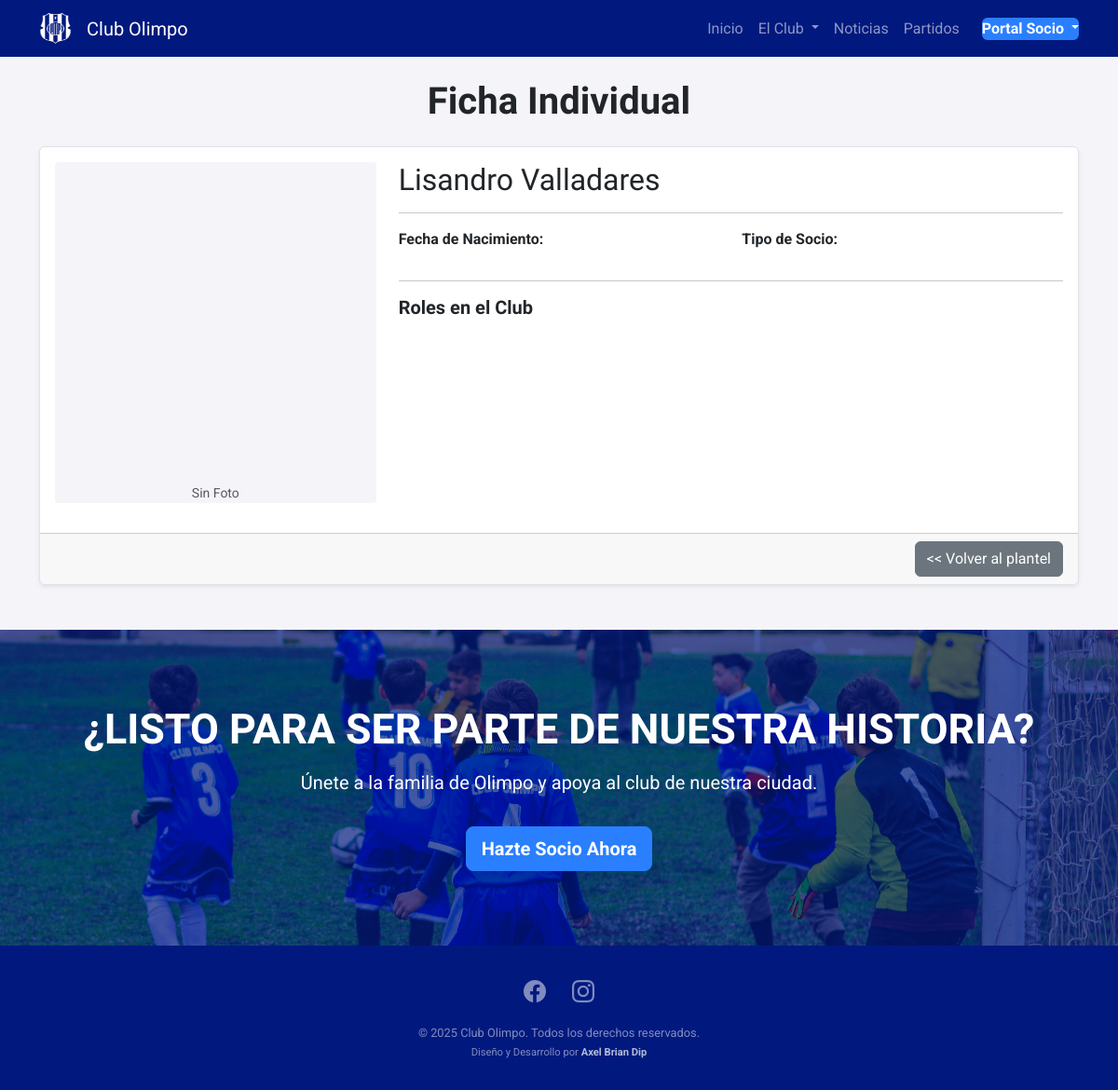
The page /members/plantel/2/ on the database as committed earlier.
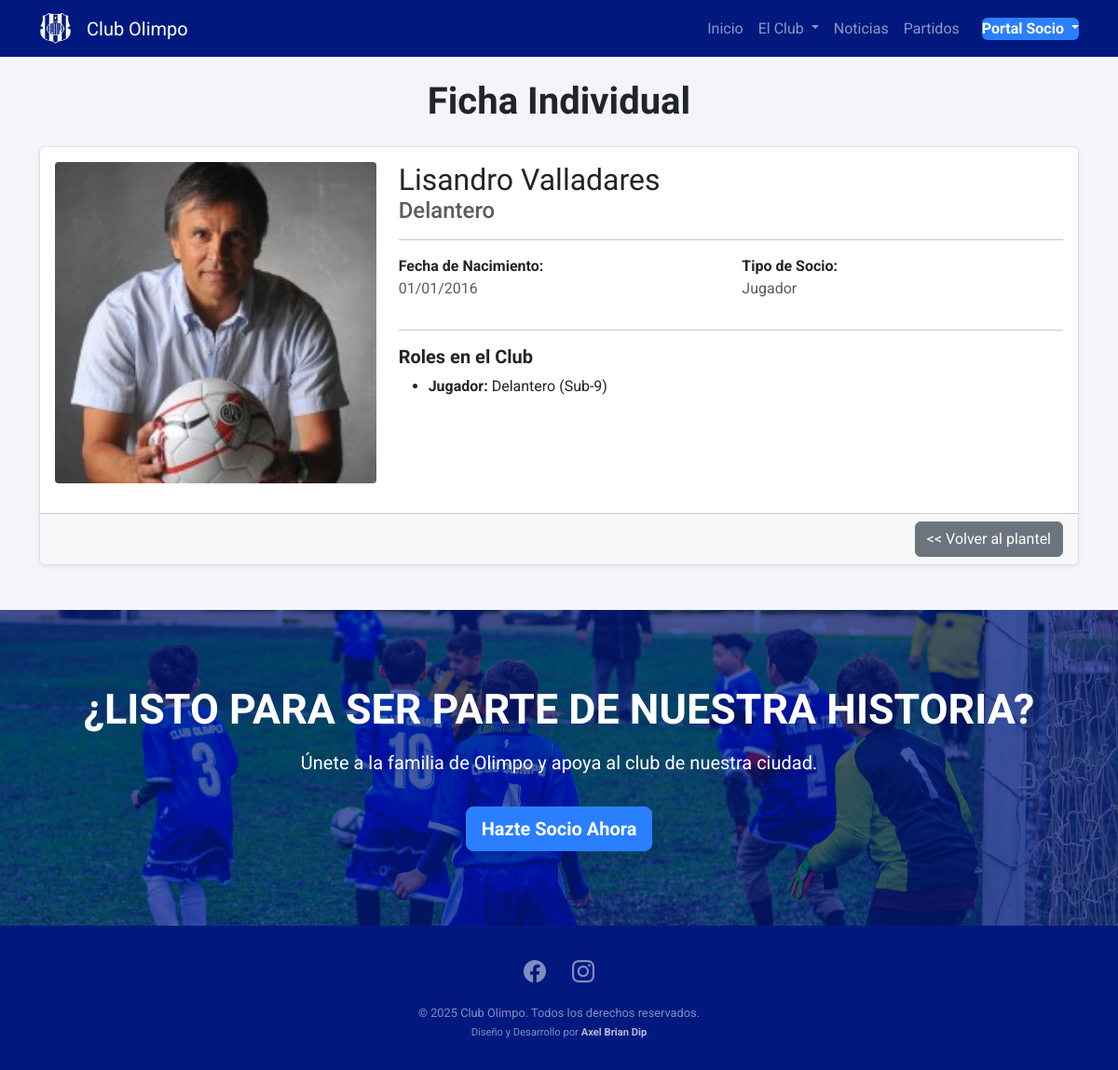
The same page on the database as committed later.
### members/models.py (models this page shows, shortened)
class Profile(models.Model):
    user = models.OneToOneField(User, on_delete=models.CASCADE)
    member_id = models.PositiveIntegerField(
        "Número de Socio",
        unique=True,
        default=get_next_member_id,
        editable=False # Hacemos que no se pueda editar desde el admin
    )
    date_of_birth = models.DateField("Fecha de Nacimiento", null=True, blank=True)
    dni = models.CharField("DNI", max_length=20, blank=True)
    address = models.CharField("Dirección", max_length=255, blank=True)
    phone_number = models.CharField("Teléfono", max_length=50, blank=True)
    profile_photo = models.ImageField("Foto de Perfil", upload_to='profile_photos/', blank=True, null=True)
    extra_photo_1 = models.ImageField("Foto Extra 1 (opcional)", upload_to='extra_photos/', blank=True, null=True)
    extra_photo_2 = models.ImageField("Foto Extra 2 (opcional)", upload_to='extra_photos/', blank=True, null=True)
    dni_photo_front = models.ImageField("Foto DNI (Frente)", upload_to='dni_photos/', blank=True, null=True)
    dni_photo_back = models.ImageField("Foto DNI (Dorso)", upload_to='dni_photos/', blank=True, null=True)
    member_type = models.ForeignKey(MemberType, on_delete=models.SET_NULL, null=True, blank=True, verbose_name="Tipo de Socio")
    is_on_roster = models.BooleanField("En Lista Oficial (para jugadores)", default=False)
    is_exempt = models.BooleanField("Cuota Bonificada", default=False)

class Role(models.Model):
    class Function(models.TextChoices):
        JUGADOR = 'JUG', 'Jugador'
        STAFF = 'STA', 'Cuerpo Técnico'
        DIRIGENTE = 'DIR', 'Dirigente'
    profile = models.ForeignKey('Profile', on_delete=models.CASCADE, related_name='roles')
    function = models.CharField("Función", max_length=3, choices=Function.choices)
    category = models.ForeignKey(Category, on_delete=models.SET_NULL, null=True, blank=True, verbose_name="Categoría (si aplica)")
    specific_position = models.CharField("Cargo Específico", max_length=100, help_text="Ej: Delantero, Tesorero, Director Técnico")
    specific_position = models.ForeignKey(
        SpecificPosition,
        on_delete=models.PROTECT,
        verbose_name="Cargo Específico"
    )
    class Meta:
        verbose_name = "Rol"
        verbose_name_plural = "Roles"

class SpecificPosition(models.Model):
    name = models.CharField("Nombre del Cargo", max_length=100, unique=True)
    class Meta:
        verbose_name = "Cargo Específico"
        verbose_name_plural = "Cargos Específicos"
        ordering = ['name']
    def __str__(self):
        return self.name

class MemberType(models.Model):
    name = models.CharField("Nombre del Tipo de Socio", max_length=100, unique=True)
    class Meta:
        verbose_name = "Tipo de Socio"
        verbose_name_plural = "Tipos de Socio"
        ordering = ['name']

class Category(models.Model):
    name = models.CharField("Nombre", max_length=100, unique=True)
    order = models.PositiveIntegerField("Orden", default=0, help_text="Menor número aparece primero")
    class Meta:
        verbose_name = "Categoría"
        verbose_name_plural = "Categorías"
        ordering = ['order', 'name']

### members/views.py (the view)
# urls.py: path('plantel/<int:pk>/', views.player_detail, name='player_detail'),
def player_detail(request, pk):
    profile = get_object_or_404(Profile, pk=pk)
    context = {'profile': profile}
    return render(request, 'members/player_detail.html', context)

### members/templates/members/player_detail.html (shortened to what this page needs)
{% extends 'base.html' %}
{% block content %}
<h1 class="mb-4 text-center">Ficha Individual</h1>
<div class="card shadow-sm">
    <div class="card-body">
        <div class="row">
            <div class="col-lg-4 text-center">
                <div class="player-detail-photo mx-auto mb-3">
                    {% if profile.profile_photo %}
                        <img src="{{ profile.profile_photo.url }}" alt="Foto de {{ profile.user.get_full_name }}">
                    {% else %}
                        <div class="d-flex align-items-center justify-content-center h-100"><small class="text-muted">Sin Foto</small></div>
                    {% endif %}
                </div>
            </div>
            <div class="col-lg-8">
                <h1 class="h2 mb-0">{{ profile.user.get_full_name }}</h1>
                <p class="h4 text-muted">
                    {{ profile.roles.first.specific_position }}
                </p>
                <hr>
                <div class="row">
                    <div class="col-md-6 mb-3">
                        <strong>Fecha de Nacimiento:</strong>
                        <p class="text-muted mb-0">{{ profile.date_of_birth|date:"d/m/Y" }}</p>
                    </div>
                    <div class="col-md-6 mb-3">
                        <strong>Tipo de Socio:</strong>
                        <p class="text-muted mb-0">{{ profile.member_type.name }}</p>
                    </div>
                </div>
                <hr>
                <h5>Roles en el Club</h5>
                <ul>
                {% for role in profile.roles.all %}
                    <li>
                        <strong>{{ role.get_function_display }}:</strong> {{ role.specific_position }}
                        {% if role.category %} ({{ role.category.name }}){% endif %}
                    </li>
                {% endfor %}
                </ul>
            </div>
        </div>
    </div>
    <div class="card-footer text-end">
        <a href="{% url 'player_list' %}" class="btn btn-secondary"><< Volver al plantel</a>
    </div>
</div>
{% endblock %}

Rows that differ between the two databases and show on the page:
changed Profile "Lisandro Valladares": profile_photo: picture added; roles.first.specific_position (not shown) → "Delantero"; date_of_birth (not shown) → "01/01/2016"; member_type.name (not shown) → "Jugador"; profile_photo empty → "profile_photos/dip.jfif" (drawn)
added Role: function "Jugador", specific_position "Delantero", category.name "Sub-9"
Other text that changed with them:
text no longer shown: "Sin Foto"
